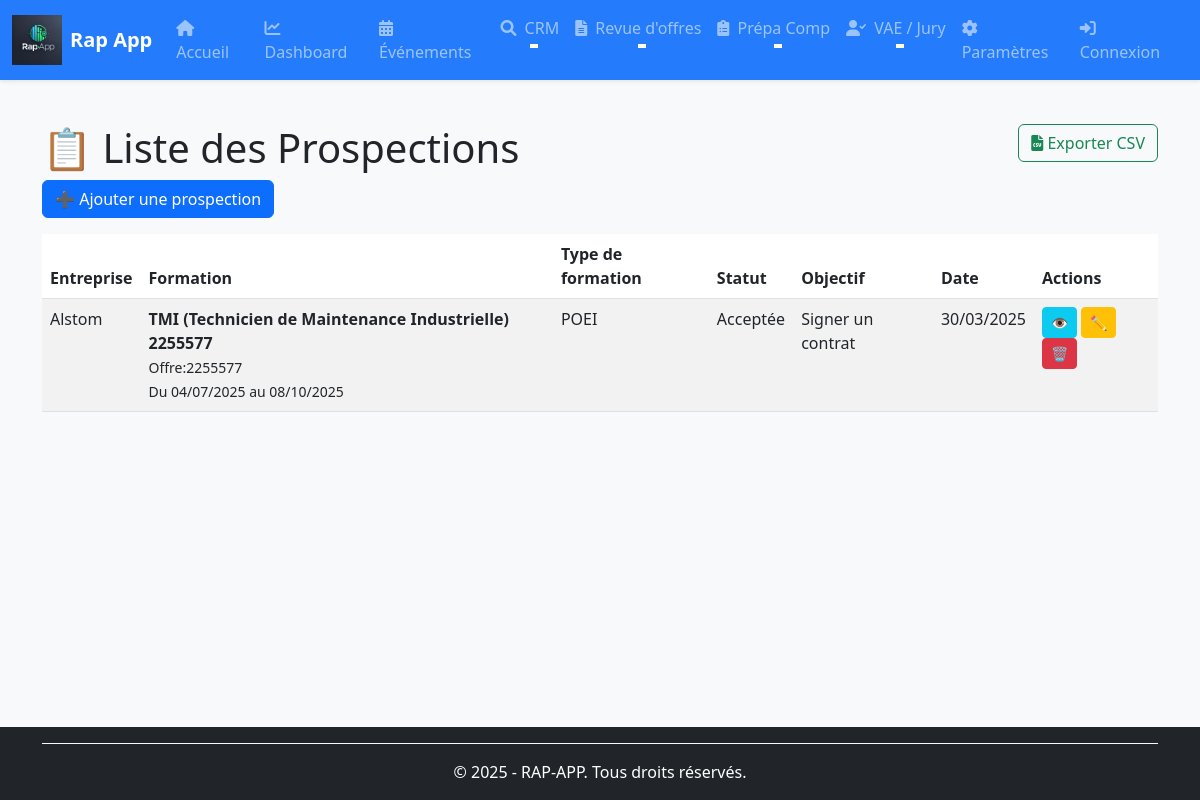
Before: /prospections/ with the older database file.
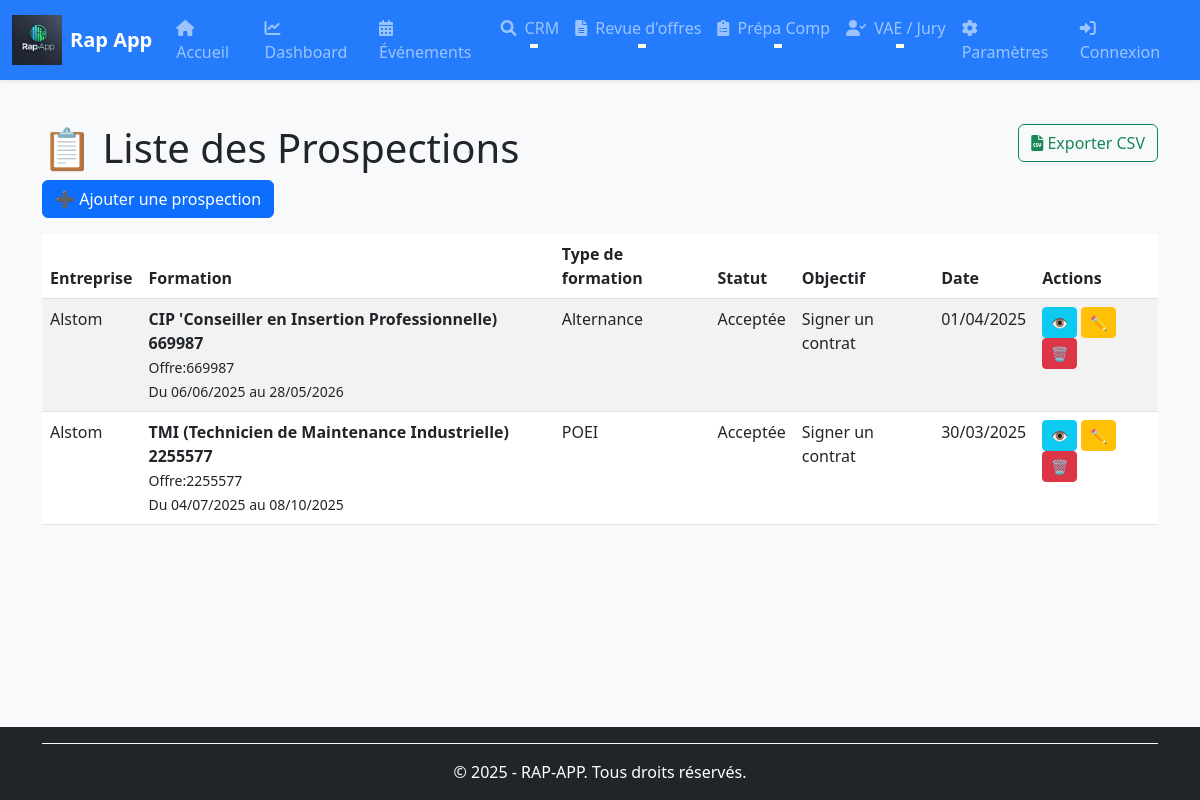
After: the same page with the newer database file.
### rap_app/models/prospection.py (models this page shows, shortened)
class Prospection(models.Model):
    company = models.ForeignKey(
        Company,
        on_delete=models.CASCADE,
        related_name="prospections",
        verbose_name="Entreprise",
        help_text="Entreprise ciblée par cette prospection"
    )
    formation = models.ForeignKey(
        Formation,
        on_delete=models.CASCADE,
        null=True,
        blank=True,
        related_name="prospections",
        verbose_name="Formation en lien",
        help_text="Formation associée à cette prospection (facultatif)"
    )
    date_prospection = models.DateTimeField(
        default=timezone.now,
        verbose_name="Date de la prospection",
        help_text="Date à laquelle la prospection a été initiée"
    )
    motif = models.CharField(
        max_length=30,
        choices=PROSPECTION_MOTIF_CHOICES,
        default='prise_contact',
        verbose_name="Motif de la prospection",
        help_text="Raison principale de cette prospection"
    )
    statut = models.CharField(
        max_length=20,
        choices=PROSPECTION_STATUS_CHOICES,
        default='a_faire',
        verbose_name="Statut de la prospection",
        help_text="État actuel de la prospection"
    )
    objectif = models.CharField(
        max_length=30,
        choices=PROSPECTION_OBJECTIF_CHOICES,
        default='prise_contact',
        verbose_name="Objectif de la prospection",
        help_text="But visé par cette prospection"
    )
    commentaire = models.TextField(
        blank=True,
        null=True,
        verbose_name="Commentaires de la prospection",
        help_text="Notes et observations sur la prospection"
    )
    responsable = models.ForeignKey(
        get_user_model(),
        on_delete=models.SET_NULL,
        null=True,
        blank=True,
        verbose_name="Responsable de la prospection",
        help_text="Personne en charge de cette prospection"
    )
    class Meta:
        verbose_name = "Suivi de la prospection"
        verbose_name_plural = "Suivis des prospections"
        ordering = ['-date_prospection']
        indexes = [
            models.Index(fields=['statut']),
            models.Index(fields=['date_prospection']),
            models.Index(fields=['company']),
            models.Index(fields=['formation']),
            models.Index(fields=['responsable']),
        ]

### rap_app/models/company.py (models this page shows, shortened)
class Company(models.Model):
    objects = models.Manager()
    name = models.CharField(
        max_length=100,
        null=True, blank=True,
        verbose_name="Nom",
        help_text="Nom de l'entreprise"
    )
    street_name = models.CharField(
        max_length=200,
        null=True, blank=True,
        verbose_name="Numéro et nom de la rue",
        help_text="Exemple: 123 rue de la République"
    )
    zip_code = models.CharField(
        max_length=5,
        validators=[zip_code_regex],  # Validation du format
        verbose_name="Code postal",
        blank=True, null=True,
        help_text="Code postal à 5 chiffres"
    )
    city = models.CharField(
        max_length=100,
        verbose_name="Ville",
        blank=True, null=True,
        help_text="Ville du siège social"
    )
    country = models.CharField(
        max_length=100,
        default="France",
        verbose_name="Pays",
        blank=True, null=True
    )
    contact_name = models.CharField(
        max_length=255,
        null=True, blank=True,
        verbose_name="Nom du contact",
        help_text="Nom et prénom du contact principal"
    )
    contact_email = models.EmailField(
        null=True, blank=True,
        verbose_name="Adresse email du contact",
        help_text="Email professionnel du contact"
    )
    contact_phone_number = models.CharField(
        max_length=20,
        validators=[phone_regex],  # Validation du numéro
        verbose_name="Numéro de téléphone du contact",
        blank=True, null=True,
        help_text="Format: 06XXXXXXXX ou +33XXXXXXXXX"
    )
    contact_job = models.CharField(
        max_length=255,
        null=True, blank=True,
        verbose_name="Métier du contact",
        help_text="Fonction ou poste du contact"
    )
    sector_name = models.CharField(
        max_length=200,
        null=True, blank=True,
        verbose_name="Secteur d'activité",
        help_text="Domaine d'activité principal de l'entreprise"
    )
    actions = models.CharField(
        max_length=50,
        null=True, blank=True,
        choices=CHOICES_TYPE_OF_ACTION,
        verbose_name="Actions",
        help_text="Type d'interaction possible avec cette entreprise"
    )
    action_description = models.CharField(
        max_length=5000,
        null=True, blank=True,
        verbose_name="Description de l'action",
        help_text="Détails sur l'action ou l'opportunité"
    )
    website = models.URLField(
        null=True, blank=True,
        validators=[url_regex],
        help_text="Site web de l'entreprise (avec http:// ou https://)"
    )
    social_network_url = models.CharField(
        max_length=200,
        verbose_name="URL du réseau social",
        null=True, blank=True,
        help_text="Lien vers le profil de l'entreprise sur un réseau social"
    )
    created_by = models.ForeignKey(
        User,
        on_delete=models.SET_NULL,
        null=True, blank=True,
        verbose_name="Créé par",
        related_name="companies_created"
    )
    created_at = models.DateTimeField(
        default=timezone.now,
        editable=False,
        verbose_name="Contact créé le"
    )
    updated_at = models.DateTimeField(
        auto_now=True,
        null=True, blank=True,
        verbose_name="Date de MAJ"
    )
    class Meta:
        verbose_name = 'entreprise'
        verbose_name_plural = 'entreprises'
        db_table = 'companies'  # Nom de la table dans la base de données
        ordering = ['-created_at']  # Tri par date de création descendante
        indexes = [  # Index pour optimiser les requêtes
            models.Index(fields=['name'], name='company_name_idx'),
            models.Index(fields=['city'], name='company_city_idx'),
            models.Index(fields=['sector_name'], name='company_sector_idx'),
            models.Index(fields=['zip_code'], name='company_zipcode_idx'),
        ]

### rap_app/models/formations.py (models this page shows, shortened)
class Formation(BaseModel):
    nom = models.CharField(max_length=255, verbose_name="Nom de la formation")
    centre = models.ForeignKey(Centre, on_delete=models.CASCADE, related_name='formations', verbose_name="Centre de formation")
    type_offre = models.ForeignKey(TypeOffre, on_delete=models.CASCADE, related_name="formations", verbose_name="Type d'offre")
    statut = models.ForeignKey(Statut, on_delete=models.CASCADE, related_name="formations", verbose_name="Statut de la formation")
    start_date = models.DateField(null=True, blank=True, verbose_name="Date de début")
    end_date = models.DateField(null=True, blank=True, verbose_name="Date de fin")
    num_kairos = models.CharField(max_length=50, null=True, blank=True, verbose_name="Numéro Kairos")
    num_offre = models.CharField(max_length=50, null=True, blank=True, verbose_name="Numéro de l'offre")
    num_produit = models.CharField(max_length=50, null=True, blank=True, verbose_name="Numéro du produit")
    prevus_crif = models.PositiveIntegerField(default=0, verbose_name="Places prévues CRIF")
    prevus_mp = models.PositiveIntegerField(default=0, verbose_name="Places prévues MP")
    inscrits_crif = models.PositiveIntegerField(default=0, verbose_name="Inscrits CRIF")
    inscrits_mp = models.PositiveIntegerField(default=0, verbose_name="Inscrits MP")
    assistante = models.CharField(max_length=255, null=True, blank=True, verbose_name="Assistante")
    cap = models.PositiveIntegerField(null=True, blank=True, verbose_name="Capacité maximale")
    convocation_envoie = models.BooleanField(default=False, verbose_name="Convocation envoyée")
    entresformation = models.PositiveIntegerField(default=0, verbose_name="Entrées en formation")
    nombre_candidats = models.PositiveIntegerField(default=0, verbose_name="Nombre de candidats")
    nombre_entretiens = models.PositiveIntegerField(default=0, verbose_name="Nombre d'entretiens")
    nombre_evenements = models.PositiveIntegerField(default=0, verbose_name="Nombre d'événements")
    dernier_commentaire = models.TextField(null=True, blank=True, verbose_name="Dernier commentaire")
    partenaires = models.ManyToManyField(Partenaire, related_name="formations", verbose_name="Partenaires", blank=True)
    utilisateur = models.ForeignKey(User, on_delete=models.SET_NULL, null=True, blank=True,related_name="formations_creees",verbose_name="Créé par" )
    objects = FormationManager()
    class Meta:
        verbose_name = "Formation"
        verbose_name_plural = "Formations"
        ordering = ['-start_date', 'nom']
        indexes = [
            models.Index(fields=['start_date']),
            models.Index(fields=['end_date']),
            models.Index(fields=['nom']),
        ]

### rap_app/models/types_offre.py (models this page shows, shortened)
class TypeOffre(BaseModel):
    CRIF = 'crif'
    ALTERNANCE = 'alternance'
    POEC = 'poec'
    POEI = 'poei'
    TOSA = 'tosa'
    AUTRE = 'autre'
    NON_DEFINI = 'non_defini'
    TYPE_OFFRE_CHOICES = [
        (CRIF, 'CRIF'),
        (ALTERNANCE, 'Alternance'),
        (POEC, 'POEC'),
        (POEI, 'POEI'),
        (TOSA, 'TOSA'),
        (AUTRE, 'Autre'),
        (NON_DEFINI, 'Non défini'),
    ]
    COULEURS_PAR_DEFAUT = {
        CRIF: "#4e73df",         # Bleu
        ALTERNANCE: "#1cc88a",   # Vert
        POEC: "#f6c23e",         # Jaune
        POEI: "#e74a3b",         # Rouge
        TOSA: "#6f42c1",         # Violet
        AUTRE: "#20c997",        # Turquoise
        NON_DEFINI: "#6c757d",   # Gris
    }
    nom = models.CharField(
        max_length=100,
        choices=TYPE_OFFRE_CHOICES,
        default=NON_DEFINI,
        verbose_name="Type d'offre",
        help_text="Sélectionnez le type d'offre de formation parmi les choix prédéfinis"
    )
    autre = models.CharField(
        max_length=255,
        blank=True,
        verbose_name="Autre (personnalisé)",
        help_text="Si vous avez choisi 'Autre', précisez le type d'offre personnalisé"
    )
    couleur = models.CharField(
        max_length=7,
        default='#6c757d',
        verbose_name="Couleur associée (hexadécimal)",
        help_text="Code couleur hexadécimal (ex: #FF5733) pour l'affichage visuel"
    )
    def __str__(self):
        if self.nom == self.AUTRE and self.autre:
            return self.autre
        return self.get_nom_display()
    class Meta:
        verbose_name = "Type d'offre"
        verbose_name_plural = "Types d'offres"
        ordering = ['nom']
        constraints = [
            models.UniqueConstraint(
                fields=['autre'],
                name='unique_autre_non_null',
                condition=models.Q(nom='autre', autre__isnull=False)
            )
        ]
        indexes = [
            models.Index(fields=['nom']),
            models.Index(fields=['autre']),
        ]

### rap_app/views/prospection_views.py (the view)
# urls.py: path('prospections/', ProspectionListView.as_view(), name='prospection-list'),
class ProspectionListView(ListView):
    model = Prospection
    template_name = 'prospection/prospection_list.html'
    context_object_name = 'prospections'
    ordering = ['-date_prospection']
    paginate_by = 10  # Pagination : 10 par page
    def get_queryset(self):
        queryset = super().get_queryset()
        statut = self.request.GET.get('statut')
        formation = self.request.GET.get('formation')
        entreprise = self.request.GET.get('entreprise')
        if statut:
            queryset = queryset.filter(statut=statut)
        if formation:
            queryset = queryset.filter(formation_id=formation)
        if entreprise:
            queryset = queryset.filter(company_id=entreprise)
        return queryset

### rap_app/templates/prospection/prospection_list.html (shortened to what this page needs)
{% extends 'base.html' %}
{% block content %}
<div class="container mt-4">
    <a href="{% url 'prospection-export' %}?{{ request.GET.urlencode }}" class="btn btn-outline-success mb-3 float-end">
        <i class="fas fa-file-csv"></i> Exporter CSV
    </a>
    <h1>📋 Liste des Prospections</h1>
    <a href="{% url 'prospection-add' %}" class="btn btn-primary mb-3">➕ Ajouter une prospection</a>
    <table class="table table-striped">
        <thead>
            <tr>
                <th>Entreprise</th>
                <th>Formation</th>
                <th> Type de formation</th>
                <th>Statut</th>
                <th>Objectif</th>
                <th>Date</th>
                <th>Actions</th>
            </tr>
        </thead>
        <tbody>
            {% for prospection in prospections %}
            <tr>
                <td>{{ prospection.company.name }}</td>
                <td>
                    {% if prospection.formation %}
                        <strong>{{ prospection.formation.nom }} {{ prospection.formation.num_offre|default:"-" }}</strong><br>
                        <small>
                            Offre:{{ prospection.formation.num_offre|default:"-" }} <br>
                            Du {{ prospection.formation.start_date|date:"d/m/Y" }} au {{ prospection.formation.end_date|date:"d/m/Y" }}<br>
                        </small>
                    {% else %}
                        <em>Sans formation</em>
                    {% endif %}
                </td>
                <td>{{ prospection.formation.type_offre }}</td>
                <td>{{ prospection.get_statut_display }}</td>
                <td>{{ prospection.get_objectif_display }}</td>
                <td>{{ prospection.date_prospection|date:"d/m/Y" }}</td>
                <td>
                    <a href="{% url 'prospection-detail' prospection.id %}" class="btn btn-info btn-sm">👁</a>
                    <a href="{% url 'prospection-update' prospection.id %}" class="btn btn-warning btn-sm">✏</a>
                    <a href="{% url 'prospection-delete' prospection.id %}" class="btn btn-danger btn-sm">🗑</a>
                </td>
            </tr>
            {% endfor %}
        </tbody>
    </table>
</div>
{% endblock %}

Changed rows visible on the page:
added Prospection: company.name "Alstom", formation.nom "CIP 'Conseiller en Insertion Professionnelle)", formation.num_offre "669987", formation.start_date "06/06/2025", formation.end_date "28/05/2026", formation.type_offre "Alternance", statut "Acceptée", objectif "Signer un contrat", date_prospection "01/04/2025"
